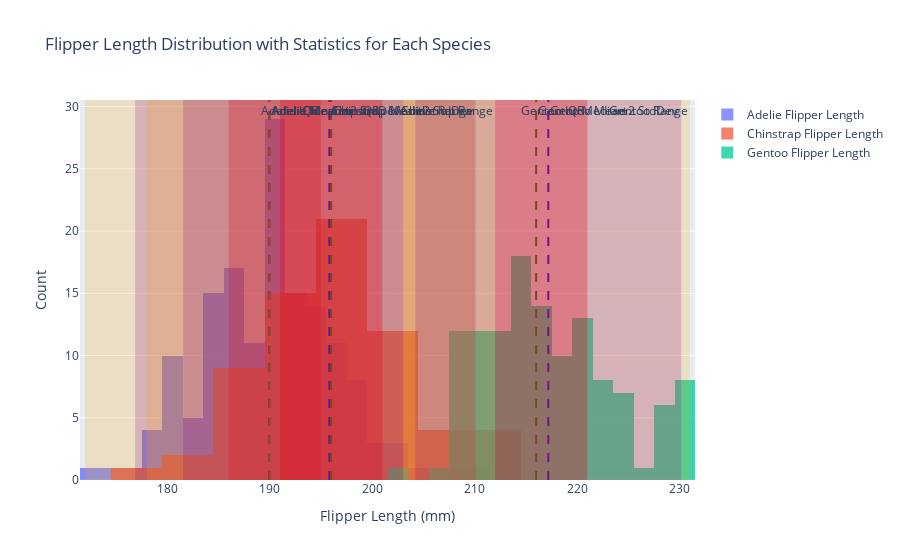

Notebook code cell kept with this figure:
### Markdown cell above
#### 1. Use *fig.add_[h/v]line()* and *fig.add_[h/v]rect()* to mark, respspectively, location (mean and median) and scale (range, interquartile range, and a range defined by two standard deviations away from the mean in both directions) of *flipper_length_mm* for each _species_ onto _plotly_ histograms of *flipper_length_mm* for each _species_ in the penguins dataset<br>

<details class="details-example"><summary style="color:blue"><u>Further Guidance</u></summary>

**Time Management Warning**: it takes a long time to make a figure, whether you're working with a ChatBot, or building it from scratch based on trial and error changes with your code. ChatBots remove the need to understand the detailed nuances of data visualization library arguments and construction procedures. But after you've passed the 30 minute range of effort working with your ChatBot for this problem to try to get what you want, then your only options are to start a new session and hope for a smoother experience based on improved clarity of your directions, or submit what you have along with a brief note highlighting the duration in your chatlog history where your efforts to make progress did not produce the desired outcome.

> The code referenced above [*fig.add_[h/v]line()*](https://plotly.com/python/horizontal-vertical-shapes/) and [*fig.add_[h/v]rect()*](https://plotly.com/python/line-charts/) refer to `fig.add_hline()` and `fig.add_hline()` and `fig.add_hrect()` and `fig.add_vrect()` which overly lines rectangles onto a figure from different orientation perspectives.
>
> - _There are several considerations in this problem..._
>     - _The histograms can be on the same figure, on separate figures, or separated into different panels in the same figure_
>     - _The elements within a figure should be well annotated, probobably using a so-called legend to help make sure annotations don't overlap each other and are clear and readible_
> - _There are several ways to approach this problem..._
>     - _You will likely be very pleased when you run the code returned to you as the result of pasting this question in as a prompt into a ChatBot session; but, you will also likely need to interact with the ChatBot to ask for adjustments to the code which give a final satisfactory figure (and this is the recommended approach to get the experience this problem intends you to have)_
>     - _**When using a ChatBot, if the code provided by your ChatBot results in an error, show the error to your ChatBot and iterate this process with the adjusted "fixed" code provided by the ChatBot... this process usually converges some something workable that's pretty close to what you were going for**_
>     - <u>**And don't forget, a ChatBot can explain what how code it provides works, if you ask it to...**</u>
>     - _You could alternatively figure out how to code this plot up for yourself by looking at the provided documentation links and perhaps using some additional google searchers or ChatBot queries to help out with specific issues or examples; and, if you end up interested in figuring out a little more how the code works that's great and definitely feel free to go ahead and do so, but at this stage the point of this problem is to understand the general ideas of figures themselves as opposed to being an expert about the code that generated them_
    
</details>

### Code cell
import plotly.express as px
import plotly.graph_objects as go
import seaborn as sns
import numpy as np

# Load the penguins dataset from seaborn
penguins = sns.load_dataset('penguins')

# Filter dataset by species
species_list = penguins['species'].dropna().unique()

# Create histograms for each species and add lines/rectangles for statistics
fig = go.Figure()

for species in species_list:
    # Filter data for the species
    species_data = penguins[penguins['species'] == species]
    
    # Compute statistics
    mean = species_data['flipper_length_mm'].mean()
    median = species_data['flipper_length_mm'].median()
    min_val = species_data['flipper_length_mm'].min()
    max_val = species_data['flipper_length_mm'].max()
    q1 = species_data['flipper_length_mm'].quantile(0.25)
    q3 = species_data['flipper_length_mm'].quantile(0.75)
    std = species_data['flipper_length_mm'].std()
    
    # ±2 standard deviations from the mean
    lower_2std = mean - 2 * std
    upper_2std = mean + 2 * std
    
    # Add histogram for the species
    fig.add_trace(go.Histogram(
        x=species_data['flipper_length_mm'], 
        name=f'{species} Flipper Length',
        opacity=0.75  # Here is the comma fix
    ))
    
    # Add vertical lines for mean and median
    fig.add_vline(x=mean, line=dict(color='blue', dash='dash'), annotation_text=f"{species} Mean", annotation_position="top right")
    fig.add_vline(x=median, line=dict(color='green', dash='dash'), annotation_text=f"{species} Median", annotation_position="top right")
    
    # Add vertical rectangles for the range, IQR, and ±2 standard deviations
    fig.add_vrect(x0=min_val, x1=max_val, fillcolor='orange', opacity=0.2, line_width=0, annotation_text=f"{species} Range")
    fig.add_vrect(x0=q1, x1=q3, fillcolor='red', opacity=0.3, line_width=0, annotation_text=f"{species} IQR")
    fig.add_vrect(x0=lower_2std, x1=upper_2std, fillcolor='purple', opacity=0.2, line_width=0, annotation_text=f"±2 StdDev")

# Update layout for better visualization
fig.update_layout(
    title="Flipper Length Distribution with Statistics for Each Species",
    xaxis_title="Flipper Length (mm)",
    yaxis_title="Count",
    barmode='overlay',
    showlegend=True
)

# Show the figure
fig.show()

### Figure 1 — Plotly figure (JSON) as saved in the notebook; plotly's stock layout.template omitted (floating-point values rounded to 4 significant figures; data arrays with more than 128 entries replaced by an {"elided": "..."} marker saying what was removed)
{"data": [{"name": "Adelie Flipper Length", "opacity": 0.75, "type": "histogram", "x": {"elided": "152 int values"}}, {"name": "Chinstrap Flipper Length", "opacity": 0.75, "type": "histogram", "x": [192, 196, 193, 188, 197, 198, 178, 197, 195, 198, 193, 194, 185, 201, 190, 201, 197, 181, 190, 195, 181, 191, 187, 193, 195, 197, 200, 200, 191, 205, 187, 201, 187, 203, 195, 199, 195, 210, 192, 205, 210, 187, 196, 196, 196, 201, 190, 212, 187, 198, 199, 201, 193, 203, 187, 197, 191, 203, 202, 194, 206, 189, 195, 207, 202, 193, 210, 198]}, {"name": "Gentoo Flipper Length", "opacity": 0.75, "type": "histogram", "x": [211, 230, 210, 218, 215, 210, 211, 219, 209, 215, 214, 216, 214, 213, 210, 217, 210, 221, 209, 222, 218, 215, 213, 215, 215, 215, 216, 215, 210, 220, 222, 209, 207, 230, 220, 220, 213, 219, 208, 208, 208, 225, 210, 216, 222, 217, 210, 225, 213, 215, 210, 220, 210, 225, 217, 220, 208, 220, 208, 224, 208, 221, 214, 231, 219, 230, 214, 229, 220, 223, 216, 221, 221, 217, 216, 230, 209, 220, 215, 223, 212, 221, 212, 224, 212, 228, 218, 218, 212, 230, 218, 228, 212, 224, 214, 226, 216, 222, 203, 225, 219, 228, 215, 228, 216, 215, 210, 219, 208, 209, 216, 229, 213, 230, 217, 230, 217, 222, 214, null, 215, 222, 212, 213]}], "layout": {"annotations": [{"showarrow": false, "text": "Adelie Mean", "x": 190.0, "xanchor": "left", "xref": "x", "y": 1, "yanchor": "top", "yref": "y domain"}, {"showarrow": false, "text": "Adelie Median", "x": 190, "xanchor": "left", "xref": "x", "y": 1, "yanchor": "top", "yref": "y domain"}, {"showarrow": false, "text": "Adelie Range", "x": 210, "xanchor": "right", "xref": "x", "y": 1, "yanchor": "top", "yref": "y domain"}, {"showarrow": false, "text": "Adelie IQR", "x": 195, "xanchor": "right", "xref": "x", "y": 1, "yanchor": "top", "yref": "y domain"}, {"showarrow": false, "text": "±2 StdDev", "x": 203.0, "xanchor": "right", "xref": "x", "y": 1, "yanchor": "top", "yref": "y domain"}, {"showarrow": false, "text": "Chinstrap Mean", "x": 195.8, "xanchor": "left", "xref": "x", "y": 1, "yanchor": "top", "yref": "y domain"}, {"showarrow": false, "text": "Chinstrap Median", "x": 196, "xanchor": "left", "xref": "x", "y": 1, "yanchor": "top", "yref": "y domain"}, {"showarrow": false, "text": "Chinstrap Range", "x": 212, "xanchor": "right", "xref": "x", "y": 1, "yanchor": "top", "yref": "y domain"}, {"showarrow": false, "text": "Chinstrap IQR", "x": 201, "xanchor": "right", "xref": "x", "y": 1, "yanchor": "top", "yref": "y domain"}, {"showarrow": false, "text": "±2 StdDev", "x": 210.1, "xanchor": "right", "xref": "x", "y": 1, "yanchor": "top", "yref": "y domain"}, {"showarrow": false, "text": "Gentoo Mean", "x": 217.2, "xanchor": "left", "xref": "x", "y": 1, "yanchor": "top", "yref": "y domain"}, {"showarrow": false, "text": "Gentoo Median", "x": 216, "xanchor": "left", "xref": "x", "y": 1, "yanchor": "top", "yref": "y domain"}, {"showarrow": false, "text": "Gentoo Range", "x": 231, "xanchor": "right", "xref": "x", "y": 1, "yanchor": "top", "yref": "y domain"}, {"showarrow": false, "text": "Gentoo IQR", "x": 221, "xanchor": "right", "xref": "x", "y": 1, "yanchor": "top", "yref": "y domain"}, {"showarrow": false, "text": "±2 StdDev", "x": 230.2, "xanchor": "right", "xref": "x", "y": 1, "yanchor": "top", "yref": "y domain"}], "barmode": "overlay", "shapes": [{"line": {"color": "blue", "dash": "dash"}, "type": "line", "x0": 190.0, "x1": 190.0, "xref": "x", "y0": 0, "y1": 1, "yref": "y domain"}, {"line": {"color": "green", "dash": "dash"}, "type": "line", "x0": 190, "x1": 190, "xref": "x", "y0": 0, "y1": 1, "yref": "y domain"}, {"fillcolor": "orange", "line": {"width": 0}, "opacity": 0.2, "type": "rect", "x0": 172, "x1": 210, "xref": "x", "y0": 0, "y1": 1, "yref": "y domain"}, {"fillcolor": "red", "line": {"width": 0}, "opacity": 0.3, "type": "rect", "x0": 186, "x1": 195, "xref": "x", "y0": 0, "y1": 1, "yref": "y domain"}, {"fillcolor": "purple", "line": {"width": 0}, "opacity": 0.2, "type": "rect", "x0": 176.9, "x1": 203.0, "xref": "x", "y0": 0, "y1": 1, "yref": "y domain"}, {"line": {"color": "blue", "dash": "dash"}, "type": "line", "x0": 195.8, "x1": 195.8, "xref": "x", "y0": 0, "y1": 1, "yref": "y domain"}, {"line": {"color": "green", "dash": "dash"}, "type": "line", "x0": 196, "x1": 196, "xref": "x", "y0": 0, "y1": 1, "yref": "y domain"}, {"fillcolor": "orange", "line": {"width": 0}, "opacity": 0.2, "type": "rect", "x0": 178, "x1": 212, "xref": "x", "y0": 0, "y1": 1, "yref": "y domain"}, {"fillcolor": "red", "line": {"width": 0}, "opacity": 0.3, "type": "rect", "x0": 191, "x1": 201, "xref": "x", "y0": 0, "y1": 1, "yref": "y domain"}, {"fillcolor": "purple", "line": {"width": 0}, "opacity": 0.2, "type": "rect", "x0": 181.6, "x1": 210.1, "xref": "x", "y0": 0, "y1": 1, "yref": "y domain"}, {"line": {"color": "blue", "dash": "dash"}, "type": "line", "x0": 217.2, "x1": 217.2, "xref": "x", "y0": 0, "y1": 1, "yref": "y domain"}, {"line": {"color": "green", "dash": "dash"}, "type": "line", "x0": 216, "x1": 216, "xref": "x", "y0": 0, "y1": 1, "yref": "y domain"}, {"fillcolor": "orange", "line": {"width": 0}, "opacity": 0.2, "type": "rect", "x0": 203, "x1": 231, "xref": "x", "y0": 0, "y1": 1, "yref": "y domain"}, {"fillcolor": "red", "line": {"width": 0}, "opacity": 0.3, "type": "rect", "x0": 212, "x1": 221, "xref": "x", "y0": 0, "y1": 1, "yref": "y domain"}, {"fillcolor": "purple", "line": {"width": 0}, "opacity": 0.2, "type": "rect", "x0": 204.2, "x1": 230.2, "xref": "x", "y0": 0, "y1": 1, "yref": "y domain"}], "showlegend": true, "title": {"text": "Flipper Length Distribution with Statistics for Each Species"}, "xaxis": {"title": {"text": "Flipper Length (mm)"}}, "yaxis": {"title": {"text": "Count"}}}}
